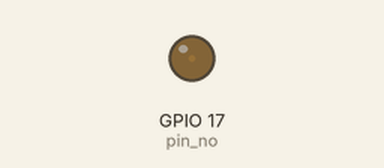
Simulated run of this program. Board: Raspberry Pi (BCM pin numbers). Shown: output pins drawn as LEDs (lit = HIGH).

Above: at 0.05 s.
At 0.9 s:
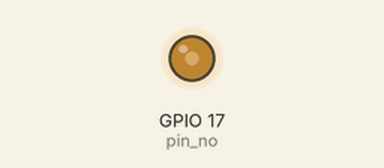
At 1.8 s:
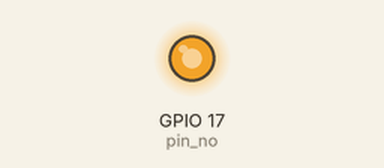
At 3.6 s:
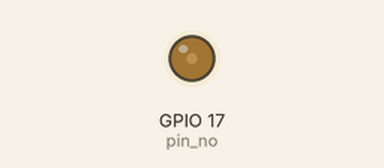
Timing chart, 0 to 5.3 s (numbered marks = the images above):
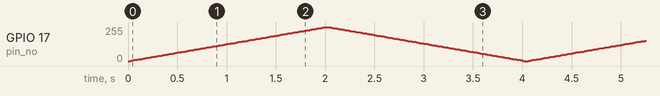

The program:

main.py
```python
# ------------------------------------------------------
# Import modules
# ------------------------------------------------------
import RPi.GPIO as GPIO
import time
# ======================================================

# ------------------------------------------------------
# Pin definition
# ------------------------------------------------------
pin_no = 17
# ======================================================

# ------------------------------------------------------
# Main Process Function
# ------------------------------------------------------
def main():
  # Setup
  GPIO.setmode(GPIO.BCM)
  GPIO.setup(pin_no, GPIO.OUT)

  # GPIO17ピンをPWMモードで制御、周波数は100Mh
  pwm = GPIO.PWM(17, 100)
  pwm.start(0) # デューティ比を0に設定(LED消灯)

  try:
    # Loop
    while True:
        # LEDの明るさを徐々に増やす
        for duty_cycle in range(0, 101, 1): # 0%から100%
          pwm.ChangeDutyCycle(duty_cycle)
          time.sleep(0.02) # 20ms 待つ

        # LEDの明るさを徐々に減らす
        for duty_cycle in range(100, -1, -1): # 100%から0%
          pwm.ChangeDutyCycle(duty_cycle)
          time.sleep(0.02) # 20ms 待つ
  except KeyboardInterrupt:
    pass

  pwm.stop() # PWMを停止
  GPIO.cleanup() # GPIOをリセット
# ======================================================

# ------------------------------------------------------
# Program Start
# ------------------------------------------------------
if __name__ == '__main__':
    main()
```
